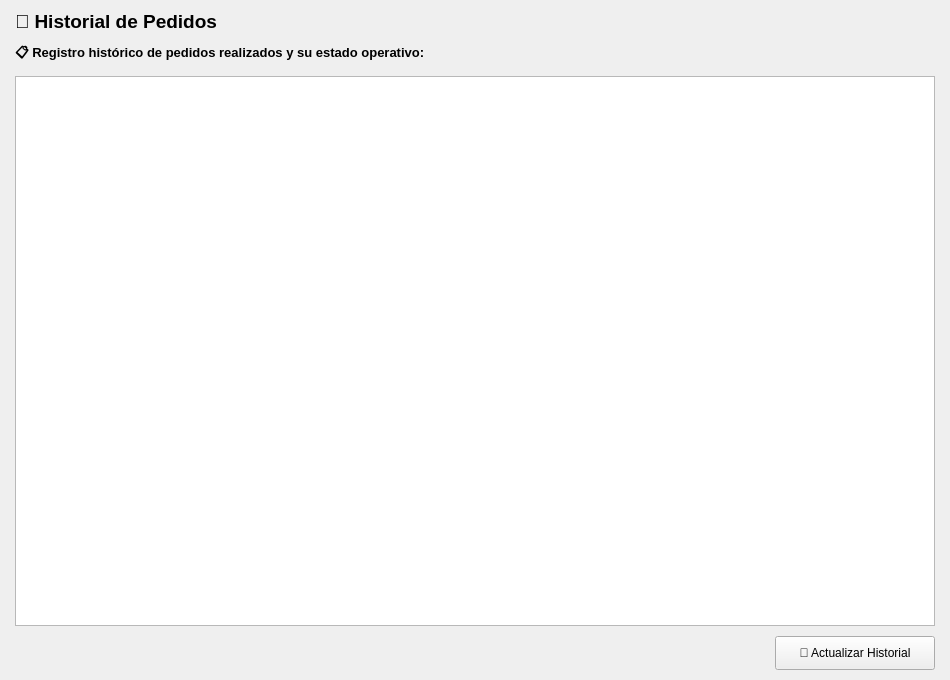
<?xml version="1.0" encoding="UTF-8"?>
<ui version="4.0">
 <class>HistorialView</class>
 <widget class="QWidget" name="HistorialView">
  <property name="geometry">
   <rect>
    <x>0</x>
    <y>0</y>
    <width>950</width>
    <height>680</height>
   </rect>
  </property>
  <property name="windowTitle">
   <string>Historial de Pedidos</string>
  </property>
  <layout class="QVBoxLayout" name="verticalLayoutRoot">
   <property name="spacing">
    <number>10</number>
   </property>
   <property name="leftMargin">
    <number>15</number>
   </property>
   <property name="topMargin">
    <number>10</number>
   </property>
   <property name="rightMargin">
    <number>15</number>
   </property>
   <property name="bottomMargin">
    <number>10</number>
   </property>
   <item>
    <widget class="QLabel" name="lbl_titulo_historial">
     <property name="font">
      <font>
       <family>Arial</family>
       <pointsize>14</pointsize>
       <bold>true</bold>
      </font>
     </property>
     <property name="text">
      <string>📜 Historial de Pedidos</string>
     </property>
    </widget>
   </item>
   <item>
    <widget class="QLabel" name="lbl_info_historial">
     <property name="font">
      <font>
       <family>Arial</family>
       <pointsize>10</pointsize>
       <bold>true</bold>
      </font>
     </property>
     <property name="text">
      <string>📋 Registro histórico de pedidos realizados y su estado operativo:</string>
     </property>
    </widget>
   </item>
   <item>
    <widget class="QTableWidget" name="tabla_historial">
     <property name="alternatingRowColors">
      <bool>true</bool>
     </property>
     <property name="editTriggers">
      <set>QAbstractItemView::NoEditTriggers</set>
     </property>
     <property name="selectionMode">
      <enum>QAbstractItemView::SingleSelection</enum>
     </property>
     <property name="selectionBehavior">
      <enum>QAbstractItemView::SelectRows</enum>
     </property>
    </widget>
   </item>
   <item>
    <layout class="QHBoxLayout" name="layout_btn_historial">
     <item>
      <spacer name="horizontalSpacerHist">
       <property name="orientation">
        <enum>Qt::Horizontal</enum>
       </property>
       <property name="sizeHint" stdset="0">
        <size>
         <width>40</width>
         <height>20</height>
        </size>
       </property>
      </spacer>
     </item>
     <item>
      <widget class="QPushButton" name="btn_refrescar_historial">
       <property name="minimumSize">
        <size>
         <width>160</width>
         <height>34</height>
        </size>
       </property>
       <property name="text">
        <string>🔄 Actualizar Historial</string>
       </property>
      </widget>
     </item>
    </layout>
   </item>
  </layout>
 </widget>
 <resources/>
 <connections/>
</ui>
